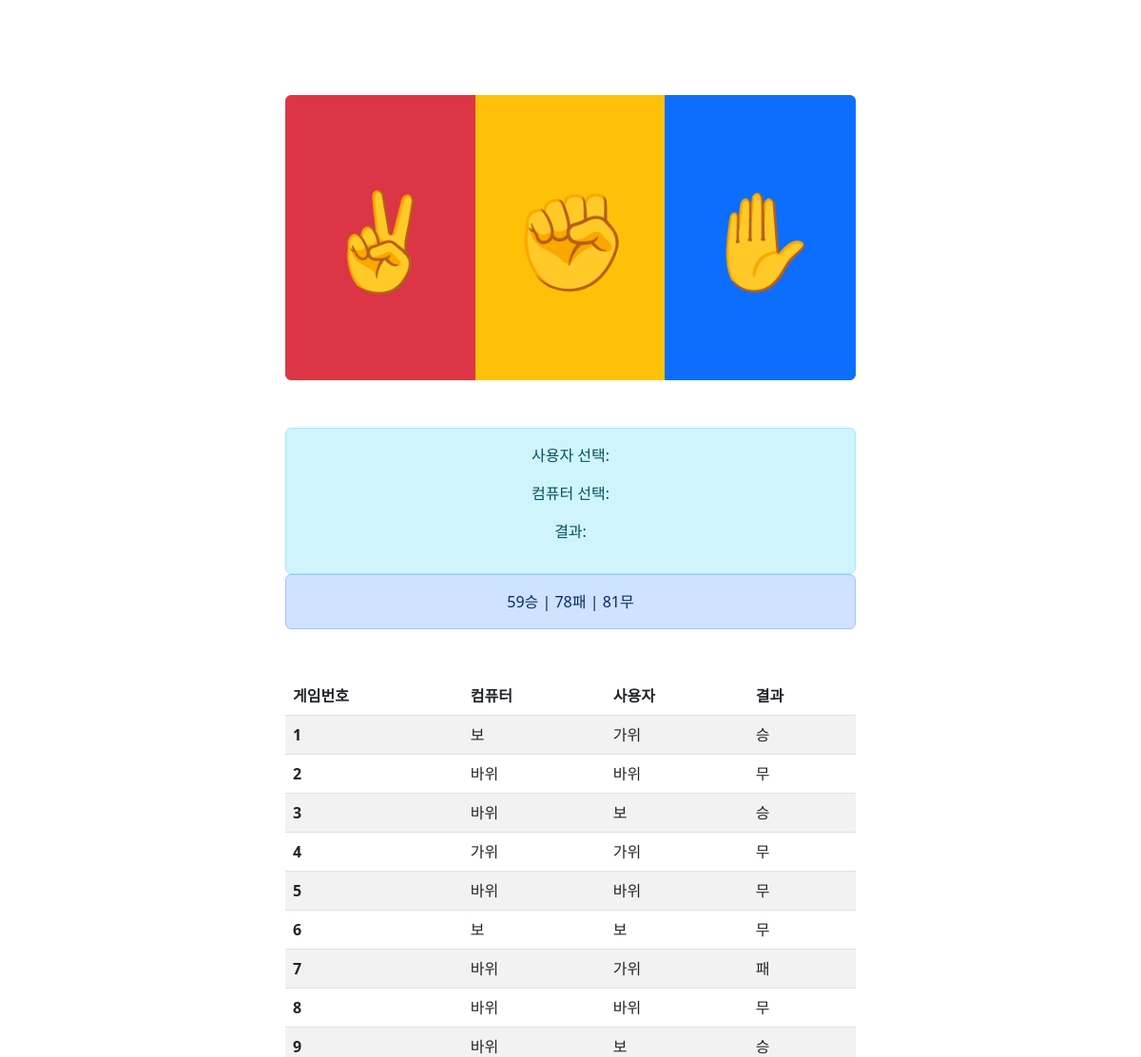
The page / on the database its author committed.
### app.py (models this page shows)
class GameResult(db.Model):
    index = db.Column(db.Integer, primary_key=True)
    com = db.Column(db.String, nullable=False)
    user = db.Column(db.String, nullable=False)
    result = db.Column(db.String, nullable=False)

### app.py (the view)
@app.route('/', methods=['GET', 'POST'])
def home():
    user_choice = ""
    com_choice = ""
    result = ""
    if request.method == 'POST':
        user_choice = request.form['user_choice']  # 선택한 값(클릭)을 form 데이터에서 가져옴
        result, com_choice = game(user_choice)
    results = GameResult.query.all()
    wins = GameResult.query.filter_by(result='승').count()
    draws = GameResult.query.filter_by(result='무').count()
    losses = GameResult.query.filter_by(result='패').count()
    return render_template('index.html', results=results, wins=wins, draws=draws, losses=losses, user_choice=user_choice, com_choice=com_choice, result=result)

### templates/index.html (shortened to what this page needs)
<!DOCTYPE html>
<html lang="en">
<head>
  <link href="https://cdn.jsdelivr.net/npm/bootstrap@5.3.0/dist/css/bootstrap.min.css" rel="stylesheet"
>
</head>
<body
  style="background-image: url('https://i.namu.wiki/i/Qw8ZXranth2HM701-em_LaH1dt9rbxSbgq9X5L2mhz15PXyt5V-5HzSuTFlJm9RmpiLxXUnE6ne0AM7gFWKojAZgaW_wiDdFRWvXZPS5ZYyk8dPFBCghNBZZqfP8JF5_9aIENZimQn-xp6YwYdRoMA.webp'); background-repeat: no-repeat; background-size: cover; background-attachment: fixed;">
  <div class="contentbox" style="margin-top: 100px; margin-bottom: 50px;">
    <form action="/" method="POST">
      <div class="btn-group" role="group"
        style="width: 50%; height: 300px; margin: 0 auto; display: flex; margin-bottom: 50px;">
        <button name="user_choice" value="가위" type="submit" class="btn btn-danger" id="scissor"
          style="font-size: 100px;">✌️</button>
        <button name="user_choice" value="바위" type="submit" class="btn btn-warning" id="rock"
          style="font-size: 100px">✊</button>
        <button name="user_choice" value="보" type="submit" class="btn btn-primary" id="paper"
          style="font-size: 100px">✋</button>
      </div>
    </form>
    <div class="alert alert-info" role="alert" style="width: 50%; margin: 0 auto; text-align: center;">
      <p>사용자 선택: {{ user_choice }}</p>
      <p>컴퓨터 선택: {{ com_choice }}</p>
      <p>결과: {{ result }}</p>
    </div>
    <div class="alert alert-primary" role="alert"
      style="width:50%; margin: 0 auto; display: flex; justify-content: center; text-align: center;">
      <span>{{ wins }}승 | {{ losses }}패 | {{ draws }}무</span>
    </div>
  </div>
  <div style="overflow:scroll; width:50%; height:400px; display:  flex; justify-content: center; margin: 0 auto;">
    <table class="table table-striped" style="width: 100%; margin: 0 auto">
      <thead>
        <tr>
          <th scope="col">게임번호</th>
          <th scope="col">컴퓨터</th>
          <th scope="col">사용자</th>
          <th scope="col">결과</th>
        </tr>
      </thead>
      <tbody id="game_results">
        {% for result in results %}
        <tr>
          <th scope="row">{{ result.index }}</th>
          <td>{{ result.com }}</td>
          <td>{{ result.user }}</td>
          <td>{{ result.result }}</td>
        </tr>
        {% endfor %}
      </tbody>
    </table>
  </div>
</body>
</html>

### rows shown on the page
GameResult: index "1", com "보", user "가위", result "승"
GameResult: index "2", com "바위", user "바위", result "무"
GameResult: index "3", com "바위", user "보", result "승"
GameResult: index "4", com "가위", user "가위", result "무"
GameResult: index "5", com "바위", user "바위", result "무"
GameResult: index "6", com "보", user "보", result "무"
GameResult: index "7", com "바위", user "가위", result "패"
GameResult: index "8", com "바위", user "바위", result "무"
GameResult: index "9", com "바위", user "보", result "승"

### other values the page prints
{{ wins }} "59"
{{ losses }} "78"
{{ draws }} "81"
